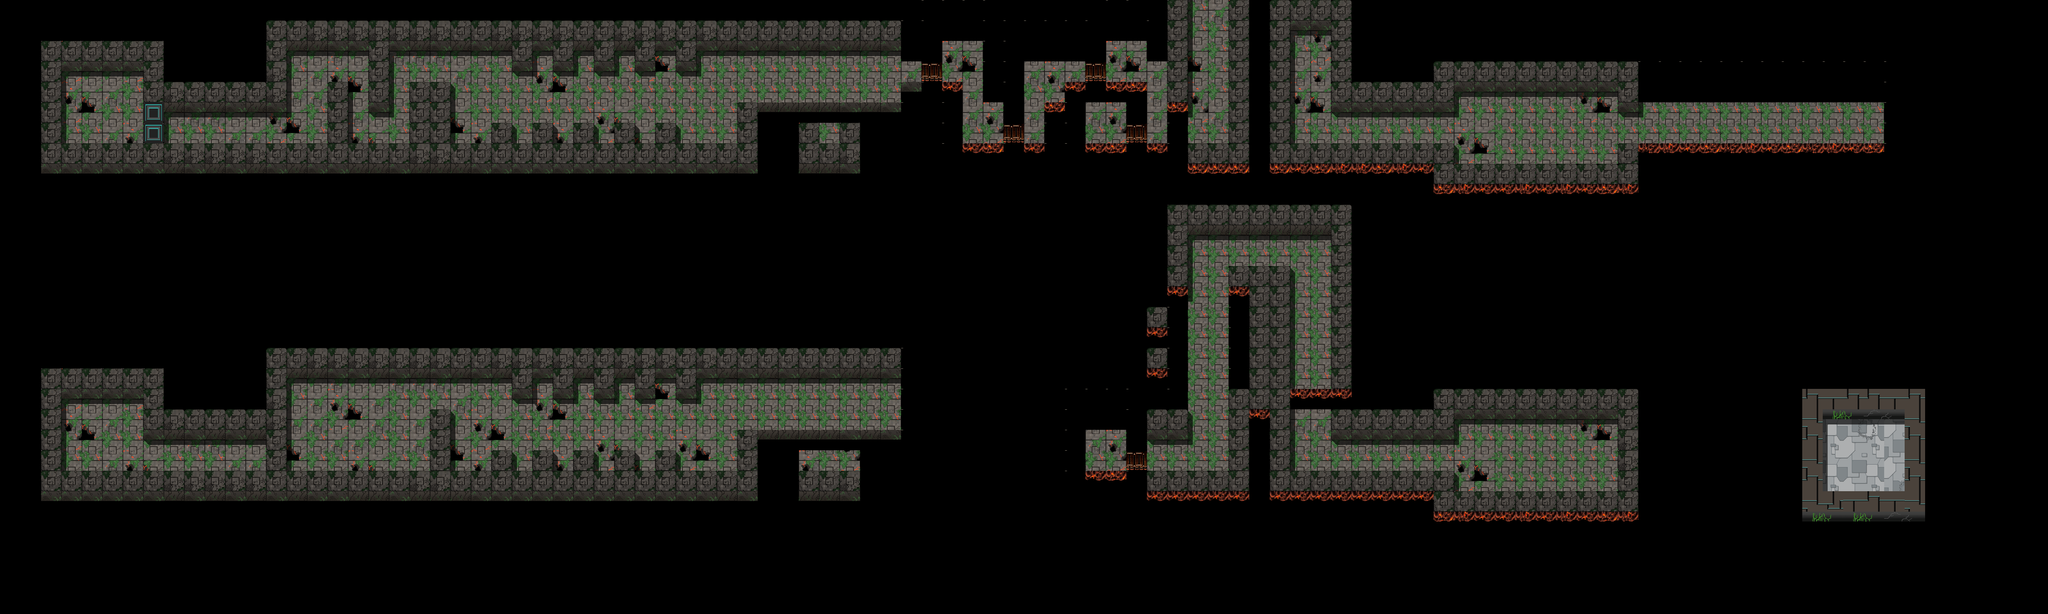

This is a level from a 2D game, rendered from its Tiled map with the project's own tilesets. A one-line summary and the map file follow, with tile-layer data summarised:
An orthogonal 100x30 tile map with 50x50 px tiles, 6 tile layers (floor, snow, walls, shadows, ...).

<map version="1.0" orientation="orthogonal" renderorder="left-up" width="100" height="30" tilewidth="50" tileheight="50" nextobjectid="1">
 <tileset firstgid="1" name="groundTileset" tilewidth="50" tileheight="50" tilecount="400">
  <image source="groundTileset.png" width="1000" height="1000" />
 </tileset>
 <layer name="floor" width="100" height="30">
  <data>[3000 cells, 736 non-empty, 15 distinct tile ids]</data>
 </layer>
 <layer name="snow" width="100" height="30">
  <data>[3000 cells, 0 non-empty, 0 distinct tile ids]</data>
 </layer>
 <layer name="walls" width="100" height="30">
  <data>[3000 cells, 407 non-empty, 12 distinct tile ids]</data>
 </layer>
 <layer name="shadows" width="100" height="30">
  <data>[3000 cells, 241 non-empty, 7 distinct tile ids]</data>
 </layer>
 <layer name="collisions" width="100" height="30">
  <data>[3000 cells, 519 non-empty, 8 distinct tile ids]</data>
 </layer>
 <layer name="decoration" width="100" height="30">
  <data>[3000 cells, 0 non-empty, 0 distinct tile ids]</data>
 </layer>
</map>